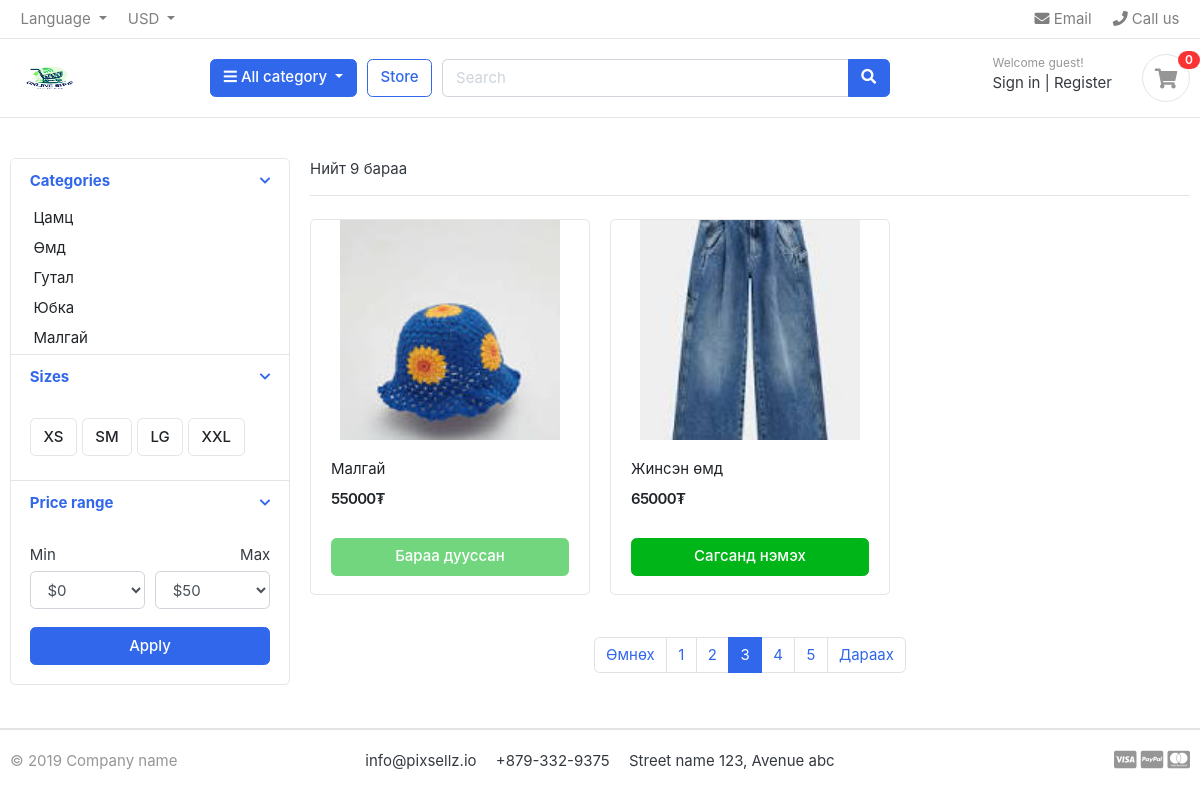
The page /store/?page=3 on the database its author committed.
### store_app/models.py (models this page shows, shortened)
class Category(models.Model):
    category_name = models.CharField(max_length=50, unique=True)
    slug = models.SlugField(max_length=100, unique=True)
    description = models.TextField(max_length=255, blank=True)
    cat_image = models.ImageField(upload_to='photos/categories', blank=True)

class Product(models.Model):
    product_name = models.CharField(max_length=200, unique=True)
    slug = models.SlugField(max_length=200, unique=True)
    description = models.TextField(max_length=500, blank=True)
    price = models.IntegerField()
    images = models.ImageField(upload_to='photos/products')
    stock = models.IntegerField()
    is_available = models.BooleanField(default=True)
    category = models.ForeignKey(Category, on_delete=models.CASCADE)
    created_date = models.DateTimeField(auto_now_add=True)
    modified_date = models.DateTimeField(auto_now=True)
    def get_url(self):
        return reverse('detail', kwargs={
            'category_slug': self.category.slug,
            'product_slug': self.slug
        })

### store_app/views.py (the view)
# urls.py: path("store/", views.store_view, name="store"),
def store_view(request):
    product_list = Product.objects.all()
    paginator = Paginator(product_list, 2)
    page_number = request.GET.get('page')
    page_obj = paginator.get_page(page_number)
    total_count = product_list.count()
    return render(request, "store.html", {
        'page_obj': page_obj,
        'total': total_count,
    })

### cart_app/views.py (called while the page is built)
def _cart_id(request):
    cart = request.session.session_key
    if not cart:
        cart = request.session.create()
    return cart

### store_app/context_processors.py (called while the page is built)
def category_processor(request):
    categories = Category.objects.all()
    return {'all_categories': categories}

def cart_processor(request):
    cart_count = 0
    if 'admin' in request.path:
        return {}
    try:
        cart = Cart.objects.get(cart_id=_cart_id(request))
        cart_items = CartItem.objects.filter(cart_id=cart)
        for item in cart_items:
            cart_count += item.quantity
    except Cart.DoesNotExist:
        cart_count = 0
    return {'cart_total': cart_count}

### store_app/templates/store.html (shortened to what this page needs)
{% extends "base.html" %}
{% load static %}
{% block content %}
<section class="section-content padding-y">
  <div class="container">
    <div class="row">
      <aside class="col-md-3">
        <div class="card">
          <article class="filter-group">
            <header class="card-header">
              <a href="#" data-toggle="collapse" data-target="#collapse_1" aria-expanded="true">
                <i class="icon-control fa fa-chevron-down"></i>
                <h6 class="title">Categories</h6>
              </a>
            </header>
            <div class="filter-content collapse show" id="collapse_1">
              {% for cat in all_categories %}
                <a class="dropdown-item" href="{% url 'store_by_category' cat.slug %}">{{ cat.category_name }}</a>
              {% empty %}
                <span class="dropdown-item text-muted">No categories found</span>
              {% endfor %}
            </div>
          </article>
          <article class="filter-group">
            <header class="card-header">
              <a href="#" data-toggle="collapse" data-target="#collapse_4" aria-expanded="true">
                <i class="icon-control fa fa-chevron-down"></i>
                <h6 class="title">Sizes</h6>
              </a>
            </header>
            <div class="filter-content collapse show" id="collapse_4">
              <div class="card-body">
                <label class="checkbox-btn">
                  <span class="btn btn-light">XS</span>
                </label>
                <label class="checkbox-btn">
                  <span class="btn btn-light">SM</span>
                </label>
                <label class="checkbox-btn">
                  <span class="btn btn-light">LG</span>
                </label>
                <label class="checkbox-btn">
                  <span class="btn btn-light">XXL</span>
                </label>
              </div>
            </div>
          </article>
          <article class="filter-group">
            <header class="card-header">
              <a href="#" data-toggle="collapse" data-target="#collapse_3" aria-expanded="true">
                <i class="icon-control fa fa-chevron-down"></i>
                <h6 class="title">Price range</h6>
              </a>
            </header>
            <div class="filter-content collapse show" id="collapse_3">
              <div class="card-body">
                <div class="form-row">
                  <div class="form-group col-md-6">
                    <label>Min</label>
                    <select class="mr-2 form-control">
                      <option value="0">$0</option>
                    </select>
                  </div>
                  <div class="form-group text-right col-md-6">
                    <label>Max</label>
                    <select class="mr-2 form-control">
                      <option value="50">$50</option>
                    </select>
                  </div>
                </div>
                <button class="btn btn-block btn-primary">Apply</button>
              </div>
            </div>
          </article>
        </div>
      </aside>
      <main class="col-md-9">
        <header class="border-bottom mb-4 pb-3">
          <div class="form-inline">
            <span class="mr-md-auto">Нийт {{ total }} бараа</span>
          </div>
        </header>
        <div class="row">
          {% for pro in page_obj %}
          <div class="col-md-4">
            <figure class="card card-product-grid">
              <div class="img-wrap">
                <img src="/media/{{ pro.images }}" alt="{{ pro.product_name }}">
              </div>
              <figcaption class="info-wrap">
                <div class="fix-height">
                  <a href="{{ pro.get_url }}" class="title">{{ pro.product_name }}</a>
                  <div class="price-wrap mt-2">
                    <span class="price">{{ pro.price }}₮</span>
                  </div>
                </div>
                <a href="{% url 'add_cart' pro.id %}" class="btn btn-block btn-success {% if pro.stock < 1 %}disabled{% endif %}">
                  {% if pro.stock < 1 %}
                    Бараа дууссан
                  {% else %}
                    Сагсанд нэмэх
                  {% endif %}
                </a>
              </figcaption>
            </figure>
          </div>
          {% endfor %}
        </div>
        <nav class="mt-4" aria-label="Page navigation">
          {% if page_obj.has_other_pages %}
          <ul class="pagination justify-content-center">
            {% if page_obj.has_previous %}
            <li class="page-item">
              <a class="page-link" href="?page={{ page_obj.previous_page_number }}">Өмнөх</a>
            </li>
            {% else %}
            <li class="page-item disabled">
              <span class="page-link">Өмнөх</span>
            </li>
            {% endif %}
            {% for num in page_obj.paginator.page_range %}
              {% if page_obj.number == num %}
              <li class="page-item active"><span class="page-link">{{ num }}</span></li>
              {% else %}
              <li class="page-item"><a class="page-link" href="?page={{ num }}">{{ num }}</a></li>
              {% endif %}
            {% endfor %}
            {% if page_obj.has_next %}
            <li class="page-item">
              <a class="page-link" href="?page={{ page_obj.next_page_number }}">Дараах</a>
            </li>
            {% else %}
            <li class="page-item disabled">
              <span class="page-link">Дараах</span>
            </li>
            {% endif %}
          </ul>
          {% endif %}
        </nav>
      </main>
    </div>
  </div>
</section>
{% endblock %}

### store_app/static/css/ui.css (style rules this page uses)
html { font-family: "Inter", sans-serif; font-size: 15px; }
.img-wrap { text-align: center; display: block; }
.img-wrap img { max-width: 100%; }
.price-wrap { letter-spacing: -0.7px; }
.padding-y { padding-top: 40px; padding-bottom: 40px; }
figure { margin-bottom: 0; }
article:after, .form-group:after { display: block; clear: both; content: ""; }
.btn-light { background-color: #fff; border-color: #e4e4e4; }
[class*=card-product] a.title { color: #212529; display: block; }
[class*=card-product] .img-wrap { overflow: hidden; position: relative; }
[class*=card-product] .img-wrap img { height: 100%; max-width: 100%; width: auto; display: inline-block; -o-object-fit: cover; object-fit: cover; }
.card-product-grid { margin-bottom: 20px; }
.card-product-grid .img-wrap { border-radius: 0.2rem 0.2rem 0 0; height: 220px; }
.card-product-grid .info-wrap { overflow: hidden; padding: 18px 20px; }
.card-product-grid .fix-height { height: 80px; overflow: hidden; }
.card .img-wrap { overflow: hidden; }
.price { font-weight: 600; color: #212529; }
.icon-control { margin-top: 5px; float: right; font-size: 80%; }
.card-header .title { margin-bottom: 0; line-height: 1.5; }
.filter-group { border-bottom: 1px solid #e4e4e4; }
.filter-group .card-header { border-bottom: 0; }
.filter-group:last-child { border-bottom: 0; }
.checkbox-btn { position: relative; }

### rows shown on the page
Category: category_name "Цамц"
Category: category_name "Өмд"
Category: category_name "Гутал"
Category: category_name "Юбка"
Category: category_name "Малгай"
Product: images (picture), product_name "Малгай", price "55000", stock "Бараа дууссан"
Product: images (picture), product_name "Жинсэн өмд", price "65000", stock "Сагсанд нэмэх"

### other values the page prints
{{ cart_total }} "0"
{{ total }} "9"
{{ num }} "1" "2" "4" "5"
{{ num }} "3"
